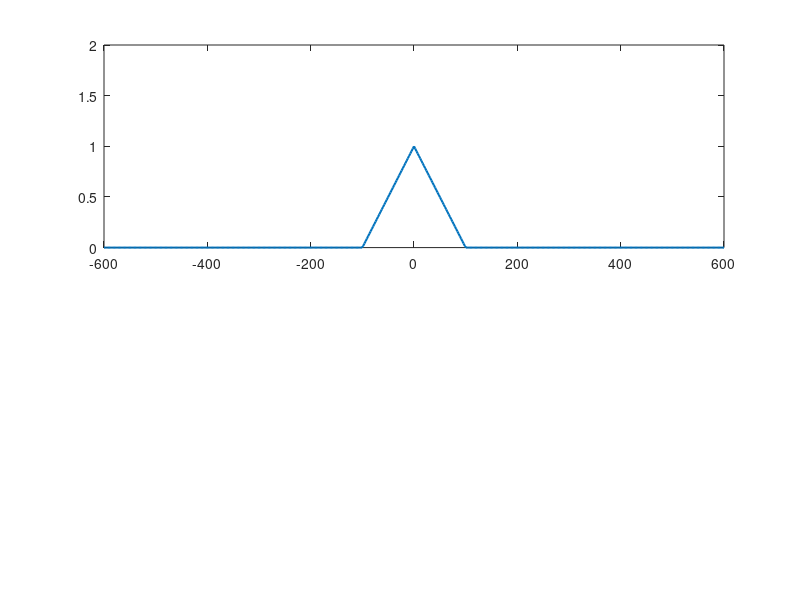

Source code (MATLAB): (Note: this script raises an error after producing the figure.)
function fig1_20

% FIGURE 1.20: The spectrum of a sampled signal with no aliasing

clc
clear
fprintf ('Figure 1.20: The spectrum of a sampled signal with no aliasing\n\n')
B = 100;
fs = 3*B;
T = 1/fs;
f_d = fs/2;

% Plot Spectrum of x_a(t)

figure
p = 501;
fmax = 2*fs;
f = linspace(-fmax,fmax,p);
for i = 1 : p
   if (f(i) >= -B) & (f(i) <= 0)
      X_a(i) = (1/B)*f(i) + 1;
   elseif (f(i) > 0) & (f(i) <= B)
      X_a(i) = -(1/B)*f(i) + 1;
   else
      X_a(i) = 0;
   end
end
subplot(2,1,1)
plot(f,X_a,'LineWidth',1.5)
axis ([-fmax fmax 0 2])
f_labels ('','{\it f}(Hz)','|{\itX_a(f)}|')
xticks = [-600 : 100 : 600];
set(gca,'XTick',xticks)
xticklabels = '-600 | | -400 | | -200 | | 0 | | 200 | | 400 | | 600';
set(gca,'XTickLabel',xticklabels)
text (fs,-0.2,'{\itf_s}')
text (-fs-20,-0.2,'{\it-f_s}')
text (fs/3,-0.15,'{\itB}')
text (-fs/3-20,-0.15,'{\it-B}')
hold on

% Plot Spectrum of Sampled Signal

% Base band

for i = 1 : p
   if (f(i) >= -B) & (f(i) <= 0)
      X_b(i) = ((1/B)*f(i) + 1)/T;
   elseif (f(i) > 0) & (f(i) <= B)
      X_b(i) = (-(1/B)*f(i) + 1)/T;
   else
      X_b(i) = 0;
   end
end

% Side bands

for i = 1 : p
   f1 = f(i) + fs;
   f2 = f(i) - fs;
   if (f1 >= -B) & (f1 <= 0)
      X_s(i) = ((1/B)*f1 + 1)/T;
   elseif (f1 > 0) & (f1 <= B)
      X_s(i) = (-(1/B)*f1 + 1)/T;
   elseif (f2 >= -B) & (f2 <= 0)
      X_s(i) = ((1/B)*f2 + 1)/T;
   elseif (f2 > 0) & (f2 <= B)
      X_s(i) = (-(1/B)*f2 + 1)/T;
   else
      X_s(i) = 0;
   end
end

for i = 1 : p
   f3 = f(i) + 2*fs;
   f4 = f(i) - 2*fs;
   if (f3 >= 0) & (f3 <= B)
      X_t(i) = (-(1/B)*f3 + 1)/T;
   elseif (f4 >= -B) & (f4 <= 0)
      X_t(i) = ((1/B)*f4 + 1)/T;
   else
      X_t(i) = 0;
   end
end

subplot(2,1,2)
X = X_b + X_s + X_t;
plot(f,X,'LineWidth',1.5)
hold on
plot(f,X+1,f,X+2)
axis ([-fmax fmax 0 1.5/T])
set(gca,'XTick',xticks)
set(gca,'XTickLabel',xticklabels)
f_labels ('','{\itf} (Hz)','|{\itX_a^{\ast}(f)}|')
text (fs,-50,'{\itf_s}')
text (-fs-20,-50,'{\it-f_s}')
plot([f_d f_d],[0 1/T],'k:')
text (0.90*f_d,1.1/T,'{\itf_d}')
f_wait
